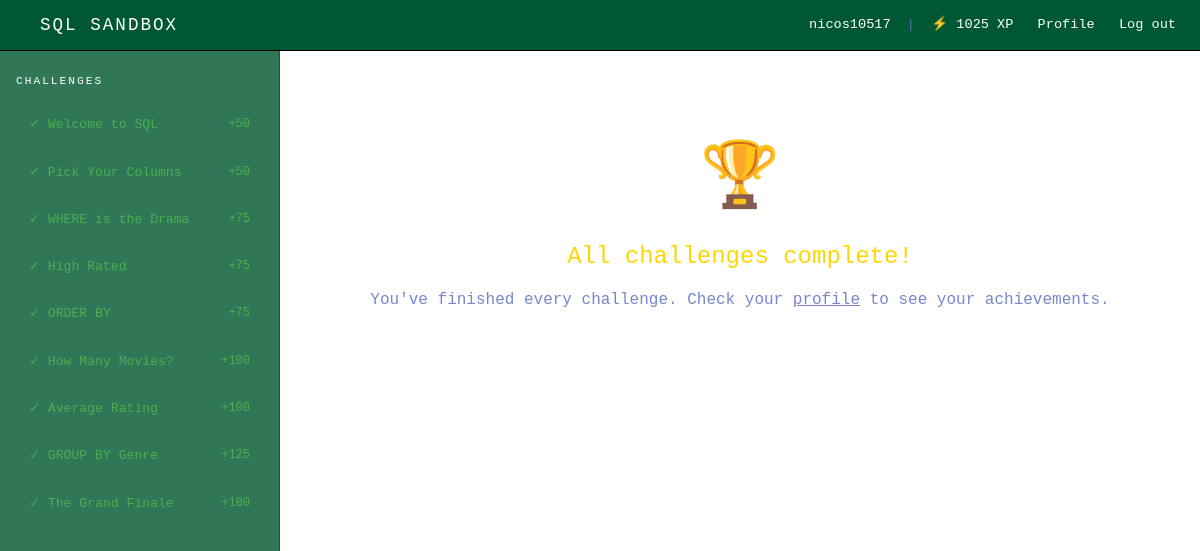
Page /sandbox.php (signed in) on the committed database.
### tables this page shows
CREATE TABLE `users` (
  `id` int(11) NOT NULL,
  `username` varchar(50) NOT NULL,
  `email` varchar(100) NOT NULL,
  `password_hash` varchar(255) NOT NULL,
  `created_at` datetime NOT NULL DEFAULT current_timestamp(),
  `xp` int(11) NOT NULL DEFAULT 0
);

CREATE TABLE `challenges` (
  `id` int(11) NOT NULL,
  `slug` varchar(50) NOT NULL,
  `title` varchar(100) NOT NULL,
  `prompt` text NOT NULL,
  `hint` text DEFAULT NULL,
  `required_keyword` varchar(50) DEFAULT NULL,
  `xp_reward` int(11) NOT NULL DEFAULT 0,
  `display_order` int(11) NOT NULL DEFAULT 0,
  `required_keywords` varchar(255) DEFAULT NULL
);

### sandbox.php (the view, shortened to what this page needs)
<?php
require 'db.php';
$user_id = $_SESSION['user_id'];
$challenges = $pdo->query("SELECT * FROM challenges ORDER BY display_order")->fetchAll();
$completed_ids = $pdo->prepare("SELECT challenge_id FROM user_progress WHERE user_id = ?");
$completed_ids->execute([$user_id]);
$completed = array_column($completed_ids->fetchAll(), 'challenge_id');
$current = null;
$user = $pdo->prepare("SELECT username, xp FROM users WHERE id = ?");
$user->execute([$user_id]);
$user = $user->fetch();
?>
<!DOCTYPE html>
<html lang="en">
<head>
    <link rel="stylesheet" href="bootstrap.css">
    <link rel="stylesheet" href="stylemain.css">
</head>
<body>
<div class="topbar">
    <a class="brand" href="sandbox.php" >SQL SANDBOX</a>
    <div class="user-info">
        <span><?= htmlspecialchars($user['username']) ?></span>
        <span style="color:#5c6bc0; margin: 0 0.5rem;">|</span>
        <span>⚡ <?= $user['xp'] ?> XP</span>
        <a href="profile.php">Profile</a>
        <a href="logout.php">Log out</a>
    </div>
</div>
<div class="main">
    <div class="sidebar">
        <h6>Challenges</h6>
        <?php foreach ($challenges as $c): ?>
            <?php
                $done   = in_array($c['id'], $completed);
                $active = $current && $c['id'] === $current['id'];
                $class  = $done ? 'done' : ($active ? 'active' : 'locked');
            ?>
            <div class="challenge-item <?= $class ?>">
                <?= htmlspecialchars($c['title']) ?>
                <?php if ($done): ?>
                    <span style="float:right; color:#4caf50; font-size:0.75rem;">+<?= $c['xp_reward'] ?></span>
                <?php endif; ?>
            </div>
        <?php endforeach; ?>
    </div>
    <div class="content">
        <?php if ($current): ?>
            <div class="challenge-box">
                <h5>🎯 <?= htmlspecialchars($current['title']) ?></h5>
                <p><?= htmlspecialchars($current['prompt']) ?></p>
                <?php if ($current['hint']): ?>
                    <div class="hint">💡 Hint: <?= htmlspecialchars($current['hint']) ?></div>
                <?php endif; ?>
            </div>
            <form method="POST">
                <textarea name="query" placeholder="SELECT ..."><?= htmlspecialchars($_POST['query'] ?? '') ?></textarea>
                <br>
                <button type="submit" class="btn-run">▶ RUN QUERY</button>
            </form>
        <?php else: ?>
            <div class="all-done">
                <div class="trophy">🏆</div>
                <h4 style="color:#ffd600; margin: 1rem 0;">All challenges complete!</h4>
                <p>You've finished every challenge. Check your <a href="profile.php" style="color:#7986cb;">profile</a> to see your achievements.</p>
            </div>
        <?php endif; ?>
    </div>
</div>
</body>
</html>

### stylemain.css (style rules this page uses)
body { background-color: #ffffff; color: #000000; font-family: 'Courier New', monospace; }
.topbar { background: #005734; border-bottom: 1px solid #000000; padding: 0.75rem 1.5rem; display: flex; justify-content: space-between; align-items: center; }
.brand { color: #ffffff; font-size: 1.1rem; letter-spacing: 2px; }
.topbar .user-info { font-size: 0.85rem; color: #ffffff; }
.topbar a { color: #ffffff; text-decoration: none; margin-left: 1rem; }
.main { display: grid; grid-template-columns: 280px 1fr; gap: 0; min-height: calc(100vh - 53px); }
.sidebar { background: #2f7756; border-right: 1px solid #295426; padding: 1.5rem 1rem; overflow-y: auto; }
.sidebar h6 { color: #ffffff; font-size: 0.7rem; letter-spacing: 2px; text-transform: uppercase; margin-bottom: 1rem; }
.challenge-item { padding: 0.6rem 0.75rem; border-radius: 4px; margin-bottom: 0.4rem; font-size: 0.82rem; color: #ffffff; border: 1px solid transparent; }
.challenge-item.done { color: #4caf50; }
.challenge-item.done::before { content: "✓ "; }
.content { padding: 2rem; }
.all-done { text-align: center; padding: 3rem; color: #7986cb; }
.all-done .trophy { font-size: 4rem; }

### rows in the picture
users: username "nicos10517", xp "1025"
challenges: title "Welcome to SQL", xp_reward "50"
challenges: title "Pick Your Columns", xp_reward "50"
challenges: title "WHERE is the Drama", xp_reward "75"
challenges: title "High Rated", xp_reward "75"
challenges: title "ORDER BY", xp_reward "75"
challenges: title "How Many Movies?", xp_reward "100"
challenges: title "Average Rating", xp_reward "100"
challenges: title "GROUP BY Genre", xp_reward "125"
challenges: title "The Grand Finale", xp_reward "100"
